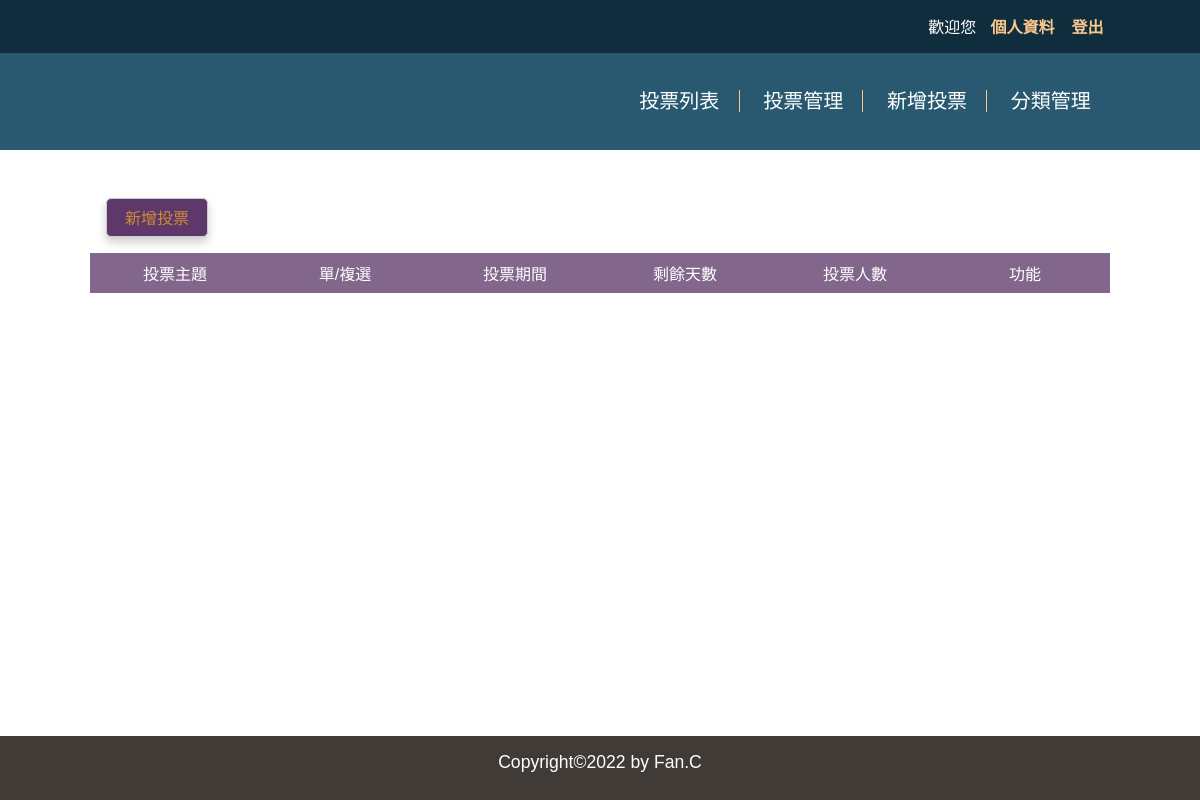
Page /admin.php on the earlier database version.
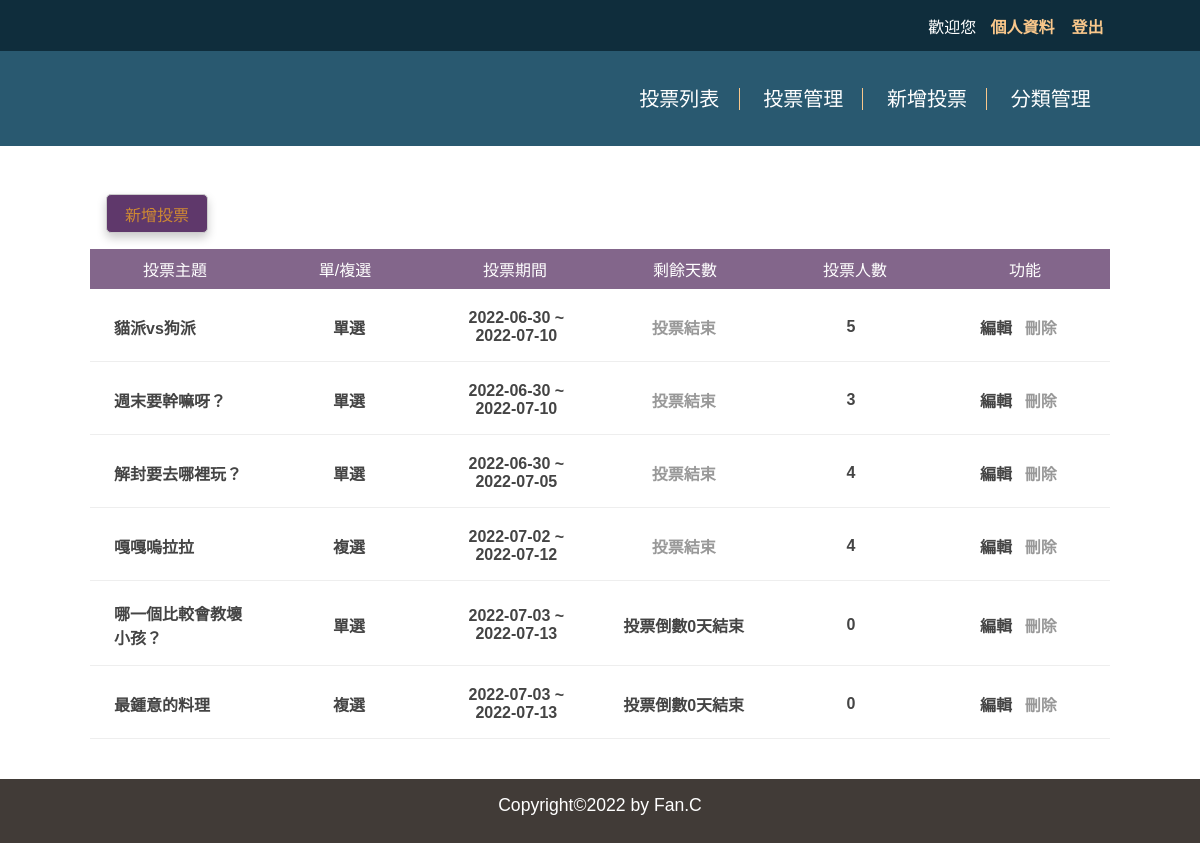
Same page on the later database version.
### tables this page shows
CREATE TABLE `subjects` (
  `id` int(11) UNSIGNED NOT NULL COMMENT '序號',
  `subject` varchar(128) NOT NULL COMMENT '主題描述',
  `type_id` int(11) UNSIGNED NOT NULL,
  `multiple` tinyint(1) NOT NULL DEFAULT 0 COMMENT '單/複選',
  `multi_limit` tinyint(2) NOT NULL DEFAULT 1 COMMENT '單/複選項目數',
  `start` date NOT NULL,
  `end` date NOT NULL,
  `total` int(11) UNSIGNED NOT NULL DEFAULT 0
);

### api/base.php (called while the page is built, shortened)
<?php
function pdo()
{
    $dsn = "mysql:host=localhost;charset=utf8;dbname=vote";
    return new PDO($dsn, 'root', '');
}
function all($table, ...$arg)
{
    $pdo = pdo();
    $sql = "SELECT * FROM $table ";
    return $pdo->query($sql)->fetchAll(PDO::FETCH_ASSOC);
}

### admin.php (the view, shortened to what this page needs)
<?php
include "./api/base.php";
?>
<!DOCTYPE html>
<html lang="en">
<head>
    <link rel="stylesheet" href="./css/basic.css">
    <link rel="stylesheet" href="./css/admin.css">
</head>
<body>
    <div id="header">
        <?php
        include "./layout/admin_header.php";
        ?>
    </div>
    <div id="container">
        <?php
        if (isset($file) && file_exists(($file))) {
            include $file;
        } else {
        ?>
            <button class="btn" onclick="location.href='?do=add_vote'">新增投票</button>
            <div>
                <ul>
                    <li class="list-header">
                        <div>投票主題</div>
                        <div>單/複選</div>
                        <div>投票期間</div>
                        <div>剩餘天數</div>
                        <div>投票人數</div>
                        <div>功能</div>
                    </li>
                    <?php
                    $subjects = all('subjects');
                    foreach ($subjects as $subject) {
                        echo "<li class='list-items'>";
                        echo "<div>{$subject['subject']}</div>";
                        if($subject['multiple']==0){
                            echo "<div class='text-center'>單選</div>";
                        }else{
                            echo "<div class='text-center'>複選</div>";
                        }
                        echo "<div class='text-center'>";
                        echo $subject['start']." ~ ".$subject['end'];
                        echo "</div>";
                        echo "<div class='text-center'>";
                             $today=strtotime("now");
                             $end=strtotime($subject['end']);
                             if(($end-$today)>0){
                                $remain=floor(($end-$today)/(60*60*24));
                                echo "投票倒數".$remain."天結束";
                             }else{
                                echo "<span style='color:#999'>投票結束</span>";
                             }
                        echo "</div>";
                        echo "<div class='text-center'>{$subject['total']}</div>";
                        echo "<div class='text-center'>";
                        echo "<a class='edit' href='?do=edit&id={$subject['id']}'>編輯</a>";
                        echo "<a class='dele' href='?do=dele&id={$subject['id']}'>刪除</a>";
                        echo "</div>";
                        echo "</li>";
                    }
                    ?>
                </ul>
            </div>
        <?php
        }
        ?>
    </div>
    <div>
        <?php
        include "./layout/footer.php";
        ?>
    </div>
</body>
</html>

Differences in the rows shown:
added subjects: subject "貓派vs狗派", multiple "單選", start "2022-06-30", end "2022-07-10", shows "投票結束", total "5"
added subjects: subject "週末要幹嘛呀？", multiple "單選", start "2022-06-30", end "2022-07-10", shows "投票結束", total "3"
added subjects: subject "解封要去哪裡玩？", multiple "單選", start "2022-06-30", end "2022-07-05", shows "投票結束", total "4"
added subjects: subject "嘎嘎嗚拉拉", multiple "複選", start "2022-07-02", end "2022-07-12", shows "投票結束", total "4"
added subjects: subject "哪一個比較會教壞小孩？", multiple "單選", start "2022-07-03", end "2022-07-13", total "0"
added subjects: subject "最鍾意的料理", multiple "複選", start "2022-07-03", end "2022-07-13", total "0"
